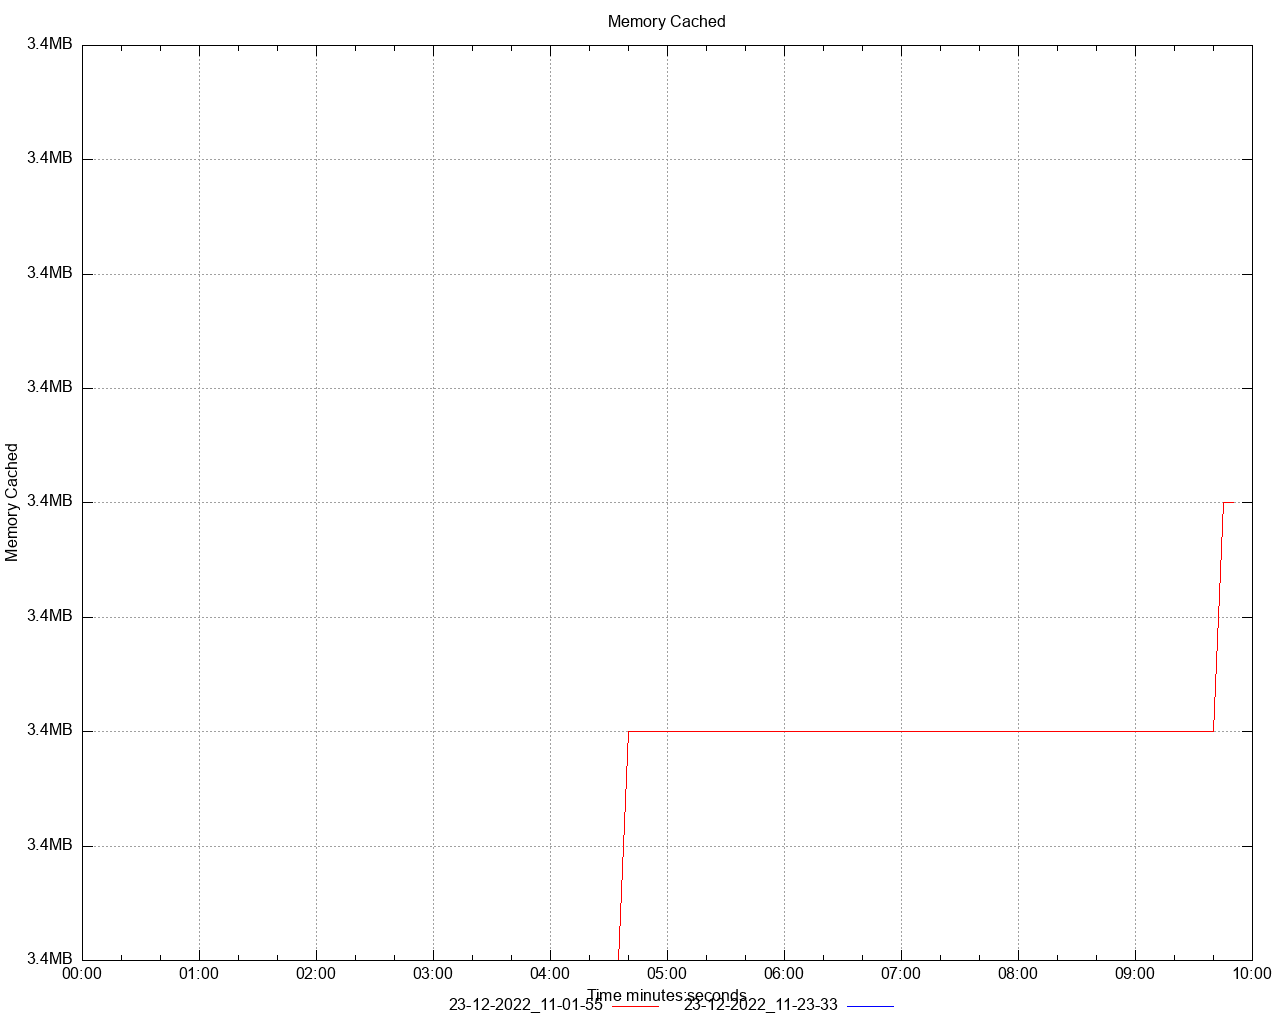

Here is the gnuplot script that generated this plot:
set title 'Memory Cached' noenhanced
set style data lines
set datafile separator ","
set terminal png size 1280,1024
set grid
set key below
set xdata time
set timefmt "%s"
offset = 0
t0(x)=(offset=($0==0) ? x : offset, x - offset)
set xlabel 'Time minutes:seconds'
set ylabel 'Memory Cached'
set format y '%.1s%cB'
set output '/Users/ahmet.mircik/Workspace/python/hazelcast-simulator/offload-benchmarks/report/dstat/memory_cached_A3.png'
plot \
   '/Users/ahmet.mircik/Workspace/python/hazelcast-simulator/offload-benchmarks/report/data/memory_cached_A3_1.data' using (t0(timecolumn(1))):2 title "23-12-2022_11-01-55" noenhanced lt rgb "red", \
   '/Users/ahmet.mircik/Workspace/python/hazelcast-simulator/offload-benchmarks/report/data/memory_cached_A3_2.data' using (t0(timecolumn(1))):2 title "23-12-2022_11-23-33" noenhanced lt rgb "blue", \
